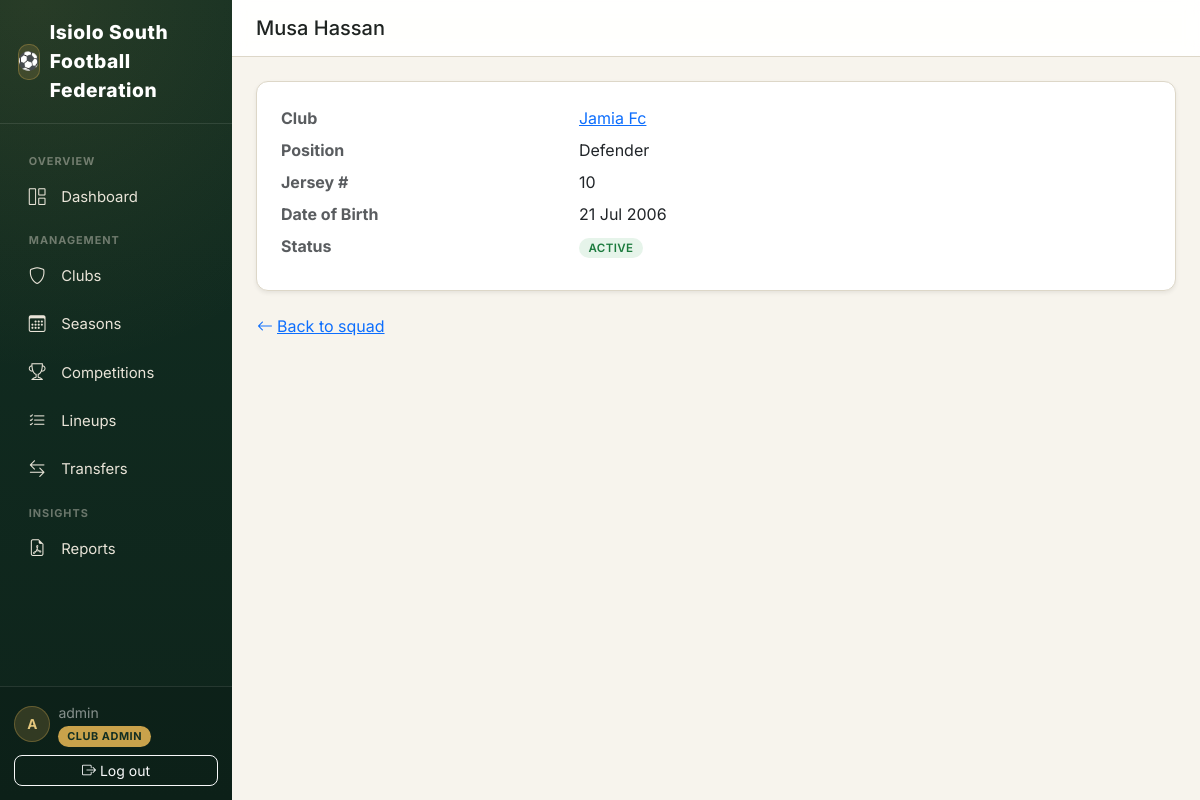
The app's page /players/1/ (signed in) with its own data.
### accounts/models.py (models this page shows, shortened)
class CustomUser(AbstractUser):
    class Role(models.TextChoices):
        SUPER_ADMIN = "SUPER_ADMIN", "Super Admin"
        SUBCOUNTY_ADMIN = "SUBCOUNTY_ADMIN", "Sub-County Admin"
        CLUB_ADMIN = "CLUB_ADMIN", "Club Admin"
        REFEREE = "REFEREE", "Referee"
    role = models.CharField(
        max_length=20,
        choices=Role.choices,
        default=Role.CLUB_ADMIN,
        help_text="Determines what this user can see and do in FCMS.",
    )
    phone_number = models.CharField(max_length=20, blank=True)
    club = models.ForeignKey(
        "clubs.Club",
        on_delete=models.SET_NULL,
        null=True,
        blank=True,
        related_name="admins",
        help_text="Only set for Club Admin role.",
    )
    @property
    def is_super_admin(self):
        return self.role == self.Role.SUPER_ADMIN
    @property
    def is_subcounty_admin(self):
        return self.role == self.Role.SUBCOUNTY_ADMIN
    @property
    def is_club_admin(self):
        return self.role == self.Role.CLUB_ADMIN

### players/models.py (models this page shows, shortened)
class Player(models.Model):
    class Position(models.TextChoices):
        GOALKEEPER = "GK", "Goalkeeper"
        DEFENDER = "DEF", "Defender"
        MIDFIELDER = "MID", "Midfielder"
        FORWARD = "FWD", "Forward"
    class Status(models.TextChoices):
        ACTIVE = "ACTIVE", "Active"
        SUSPENDED = "SUSPENDED", "Suspended"
        INJURED = "INJURED", "Injured"
        INACTIVE = "INACTIVE", "Inactive"
    first_name = models.CharField(max_length=100)
    last_name = models.CharField(max_length=100)
    club = models.ForeignKey(Club, on_delete=models.CASCADE, related_name="players")
    date_of_birth = models.DateField(null=True, blank=True)
    position = models.CharField(max_length=5, choices=Position.choices, blank=True)
    jersey_number = models.PositiveSmallIntegerField(null=True, blank=True)
    status = models.CharField(max_length=20, choices=Status.choices, default=Status.ACTIVE)
    photo = models.ImageField(upload_to="player_photos/", null=True, blank=True)
    created_at = models.DateTimeField(auto_now_add=True)
    class Meta:
        ordering = ["club", "last_name", "first_name"]
        unique_together = ("club", "jersey_number")
    @property
    def full_name(self):
        return f"{self.first_name} {self.last_name}"

### clubs/models.py (models this page shows, shortened)
class Club(models.Model):
    class Status(models.TextChoices):
        PENDING = "PENDING", "Pending Approval"
        ACTIVE = "ACTIVE", "Active"
        SUSPENDED = "SUSPENDED", "Suspended"
        INACTIVE = "INACTIVE", "Inactive"
    name = models.CharField(max_length=150, unique=True)
    logo = models.ImageField(upload_to="club_logos/", blank=True, null=True)
    ward = models.CharField(max_length=100, help_text="Administrative ward the club represents.")
    registration_number = models.CharField(max_length=50, unique=True)
    home_ground = models.CharField(max_length=150, blank=True)
    contact_name = models.CharField(max_length=100, blank=True)
    contact_phone = models.CharField(max_length=20, blank=True)
    contact_email = models.EmailField(blank=True)
    status = models.CharField(max_length=20, choices=Status.choices, default=Status.PENDING)
    created_at = models.DateTimeField(auto_now_add=True)
    updated_at = models.DateTimeField(auto_now=True)
    class Meta:
        ordering = ["name"]

### players/views.py (the view)
# urls.py: path("<int:pk>/", views.player_detail, name="detail"),
@login_required
def player_detail(request, pk):
    player = get_object_or_404(Player, pk=pk)
    return render(
        request,
        "players/player_detail.html",
        {
            "player": player,
            "can_manage": _can_manage_club_players(request.user, player.club),
        },
    )

### players/views.py (called while the page is built)
def _can_manage_club_players(user, club):
    if not user.is_authenticated:
        return False
    if user.is_super_admin or user.is_subcounty_admin:
        return True
    if user.is_club_admin:
        return user.club_id == club.pk
    return False

### players/templates/players/player_detail.html (shortened to what this page needs)
{% extends "base.html" %}
{% block page_title %}{{ player.full_name }}{% endblock %}
{% block content %}
<div class="row g-4">
    <div class="col">
        <div class="card shadow-sm p-4">
            <dl class="row mb-0">
                <dt class="col-sm-4 text-muted">Club</dt>
                <dd class="col-sm-8"><a href="{% url 'clubs:detail' player.club_id %}">{{ player.club.name }}</a></dd>
                <dt class="col-sm-4 text-muted">Position</dt>
                <dd class="col-sm-8">{{ player.get_position_display|default:"—" }}</dd>
                <dt class="col-sm-4 text-muted">Jersey #</dt>
                <dd class="col-sm-8">{{ player.jersey_number|default:"—" }}</dd>
                <dt class="col-sm-4 text-muted">Date of Birth</dt>
                <dd class="col-sm-8">{{ player.date_of_birth|date:"d M Y"|default:"—" }}</dd>
                <dt class="col-sm-4 text-muted">Status</dt>
                <dd class="col-sm-8"><span class="status-pill status-{{ player.status }}">{{ player.get_status_display }}</span></dd>
            </dl>
        </div>
    </div>
</div>
<a href="{% url 'players:list' player.club_id %}" class="btn btn-link mt-3 ps-0">
    <i class="bi bi-arrow-left me-1"></i>Back to squad
</a>
{% endblock %}

### templates/base.html (shortened to what this page needs)
{% load static %}
<!DOCTYPE html>
<html lang="en">
<head>
    <link href="https://cdnjs.cloudflare.com/ajax/libs/bootstrap/5.3.3/css/bootstrap.min.css" rel="stylesheet">
    <link href="https://cdnjs.cloudflare.com/ajax/libs/bootstrap-icons/1.11.3/font/bootstrap-icons.min.css" rel="stylesheet">
</head>
<body>
<div class="d-flex" style="min-height: 100vh;">
    {% if user.is_authenticated %}
    <nav class="sidebar d-none d-lg-flex">
        <div class="brand">
            <span class="brand-badge">⚽</span> Isiolo South Football Federation
        </div>
        <div class="sidebar-scroll">
            <div class="nav-section-label">Overview</div>
            <ul class="nav nav-pills flex-column gap-1 mb-1">
                <li class="nav-item">
                    <a class="nav-link {% if request.resolver_match.app_name == 'dashboard' %}active{% endif %}" href="{% url 'dashboard:home' %}">
                        <i class="bi bi-grid-1x2 me-2"></i>Dashboard
                    </a>
                </li>
            </ul>
            <div class="nav-section-label">Management</div>
            <ul class="nav nav-pills flex-column gap-1 mb-1">
                <li class="nav-item">
                    <a class="nav-link {% if request.resolver_match.app_name == 'clubs' %}active{% endif %}" href="{% url 'clubs:list' %}">
                        <i class="bi bi-shield me-2"></i>Clubs
                    </a>
                </li>
                <li class="nav-item">
                    <a class="nav-link {% if request.resolver_match.app_name == 'seasons' %}active{% endif %}" href="{% url 'seasons:list' %}">
                        <i class="bi bi-calendar3 me-2"></i>Seasons
                    </a>
                </li>
                <li class="nav-item">
                    <a class="nav-link {% if request.resolver_match.app_name == 'competitions' %}active{% endif %}" href="{% url 'competitions:list' %}">
                        <i class="bi bi-trophy me-2"></i>Competitions
                    </a>
                </li>
                <li class="nav-item">
                    <a class="nav-link {% if request.resolver_match.app_name == 'lineups' %}active{% endif %}" href="{% url 'lineups:home' %}">
                        <i class="bi bi-list-check me-2"></i>Lineups
                    </a>
                </li>
                <li class="nav-item">
                    <a class="nav-link {% if request.resolver_match.app_name == 'transfers' %}active{% endif %}" href="{% url 'transfers:dashboard' %}">
                        <i class="bi bi-arrow-left-right me-2"></i>Transfers
                    </a>
                </li>
            </ul>
            <div class="nav-section-label">Insights</div>
            <ul class="nav nav-pills flex-column gap-1">
                <li class="nav-item">
                    <a class="nav-link {% if request.resolver_match.app_name == 'reports' %}active{% endif %}" href="{% url 'reports:home' %}">
                        <i class="bi bi-file-earmark-pdf me-2"></i>Reports
                    </a>
                </li>
            </ul>
        </div>
        <div class="sidebar-footer">
            <div class="d-flex align-items-center gap-2 mb-2">
                <div class="user-avatar">{{ user.get_full_name|default:user.username|slice:":1"|upper }}</div>
                <div style="min-width:0;">
                    <div class="small text-white-50 text-truncate">{{ user.get_full_name|default:user.username }}</div>
                    <span class="role-badge">{{ user.get_role_display }}</span>
                </div>
            </div>
            <form method="post" action="{% url 'accounts:logout' %}">
                <button class="btn btn-sm btn-outline-light w-100" type="submit">
                    <i class="bi bi-box-arrow-right me-1"></i>Log out
                </button>
            </form>
        </div>
    </nav>
    {% endif %}
    <main class="flex-grow-1 d-flex flex-column" style="min-width:0; height: 100vh; overflow-y: auto;" id="mainScroll">
        {% if user.is_authenticated %}
        <div class="top-bar px-3 px-lg-4 py-3" id="topBar">
            <div class="d-flex align-items-center gap-3">
                <h5 class="mb-0">{% block page_title %}{% endblock %}</h5>
            </div>
        </div>
        {% endif %}
        <div class="content-area flex-grow-1">
            {% block content %}{% endblock %}
        </div>
    </main>
</div>
</body>
</html>

### templates/base.html (style rules this page uses)
:root { --pitch-green: #1B4332; --pitch-green-dark: #122E22; --pitch-green-light: #2D6A4F; --line-white: #F7F4ED; --chalk: #E9E4D8; --gold: #C9A24B; --gold-light: #E4C77D; --card-border: #DDD7C8; --sidebar-width: 232px; }
html { scroll-behavior: smooth; }
* { scrollbar-width: thin; scrollbar-color: var(--card-border) transparent; }
body { background: var(--line-white); font-family: 'Inter', 'Segoe UI', system-ui, -apple-system, sans-serif; color: #1F2421; }
a { -webkit-tap-highlight-color: transparent; }
.sidebar { background: radial-gradient(circle at 15% 0%, rgba(201,162,75,0.12), transparent 45%), linear-gradient(180deg, var(--pitch-green-dark) 0%, #0E241B 100%); height: 100vh; color: var(--chalk); width: var(--sidebar-width); position: sticky; top: 0; flex-shrink: 0; display: flex; flex-direction: column; padding: 0 !important; overflow: hidden; }
.sidebar .brand { font-weight: 800; letter-spacing: 0.03em; font-size: 1.2rem; color: #fff; border-bottom: 1px solid rgba(255,255,255,0.1); display: flex; align-items: center; gap: 0.6rem; padding: 1.15rem 1.1rem; flex-shrink: 0; }
.sidebar .brand .brand-badge { width: 36px; height: 36px; border-radius: 10px; background: rgba(201,162,75,0.18); box-shadow: inset 0 0 0 1px rgba(201,162,75,0.35); display: flex; align-items: center; justify-content: center; font-size: 1.1rem; }
.sidebar-scroll { flex: 1 1 auto; overflow-y: auto; overflow-x: hidden; padding: 1rem 0.9rem; }
.nav-section-label { font-size: 0.68rem; font-weight: 700; letter-spacing: 0.09em; text-transform: uppercase; color: rgba(233,228,216,0.42); padding: 0.4rem 0.9rem 0.35rem; margin-top: 0.4rem; }
.sidebar .nav-link { color: var(--chalk); border-radius: 8px; padding: 0.6rem 0.9rem; font-size: 0.93rem; display: flex; align-items: center; gap: 0.15rem; position: relative; transition: background 0.15s ease, color 0.15s ease, padding-left 0.15s ease; }
.sidebar .nav-link i { font-size: 1.05rem; width: 22px; }
.sidebar .role-badge { background: var(--gold); color: var(--pitch-green-dark); font-size: 0.68rem; font-weight: 700; letter-spacing: 0.05em; padding: 0.2rem 0.55rem; border-radius: 999px; text-transform: uppercase; }
.sidebar-footer { flex-shrink: 0; padding: 0.9rem; border-top: 1px solid rgba(255,255,255,0.1); background: rgba(0,0,0,0.12); }
.user-avatar { width: 36px; height: 36px; border-radius: 50%; background: rgba(201,162,75,0.2); color: var(--gold-light); display: flex; align-items: center; justify-content: center; font-weight: 700; font-size: 0.85rem; flex-shrink: 0; box-shadow: inset 0 0 0 1px rgba(201,162,75,0.35); }
.top-bar { border-bottom: 1px solid var(--card-border); background: rgba(255,255,255,0.92); backdrop-filter: saturate(180%) blur(8px); position: sticky; top: 0; z-index: 1030; transition: box-shadow 0.2s ease; }
.card { border: 1px solid var(--card-border); border-radius: 12px; transition: box-shadow 0.2s ease, transform 0.2s ease; }
.btn { border-radius: 8px; transition: transform 0.1s ease, box-shadow 0.15s ease; }
.status-pill { font-size: 0.72rem; font-weight: 600; padding: 0.18rem 0.6rem; border-radius: 999px; text-transform: uppercase; letter-spacing: 0.03em; }
.status-ACTIVE { background: #E6F4EA; color: #1B7A3D; }
.content-area { padding: 1.5rem; }

### records on screen
CustomUser: get_full_name "A", get_full_name "admin", role "CLUB ADMIN"
Player: full_name "Musa Hassan", club.name "Jamia Fc", position "Defender", jersey_number "10", date_of_birth "21 Jul 2006", status "ACTIVE"
